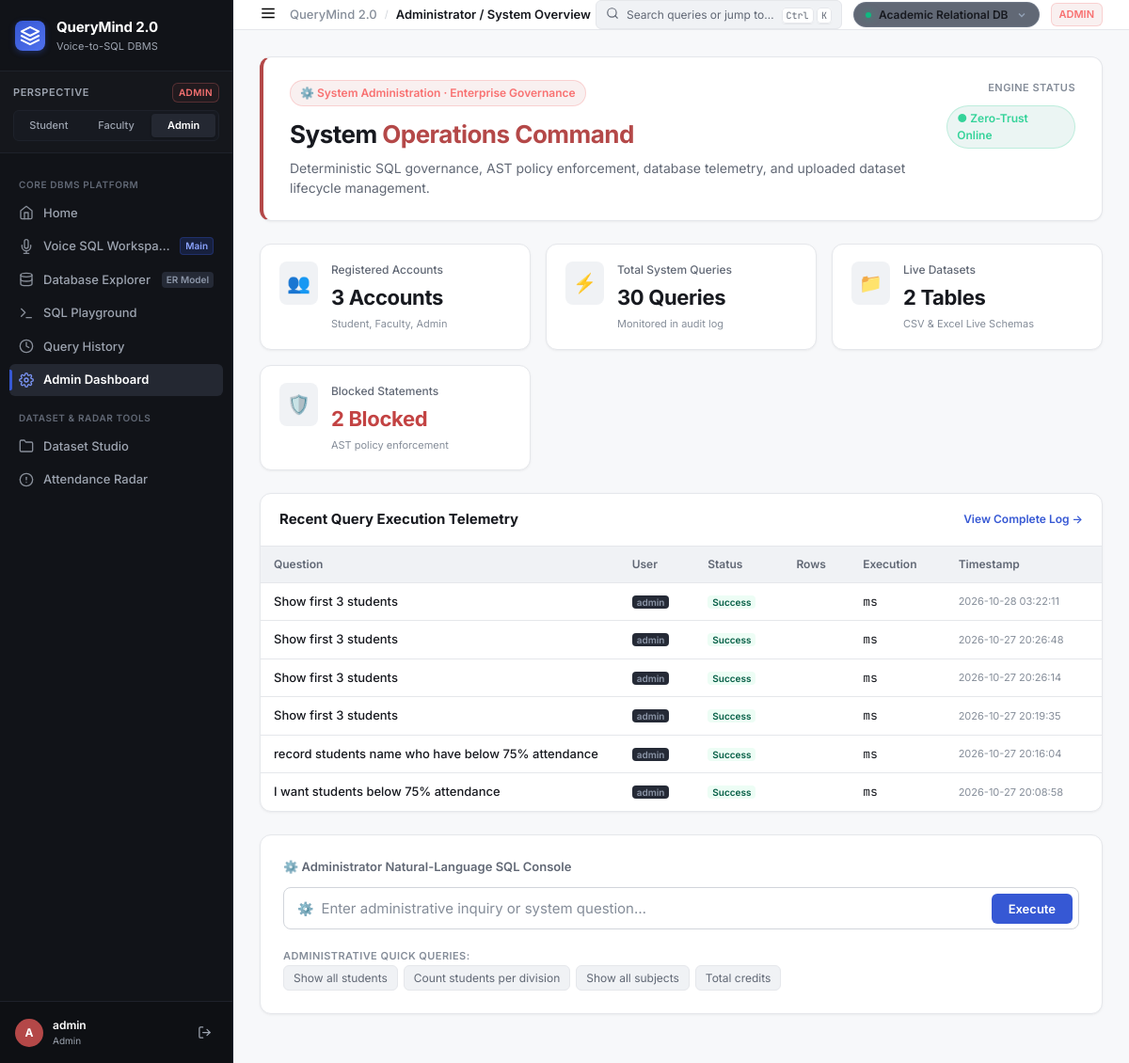
Page /dashboard on the earlier database version.
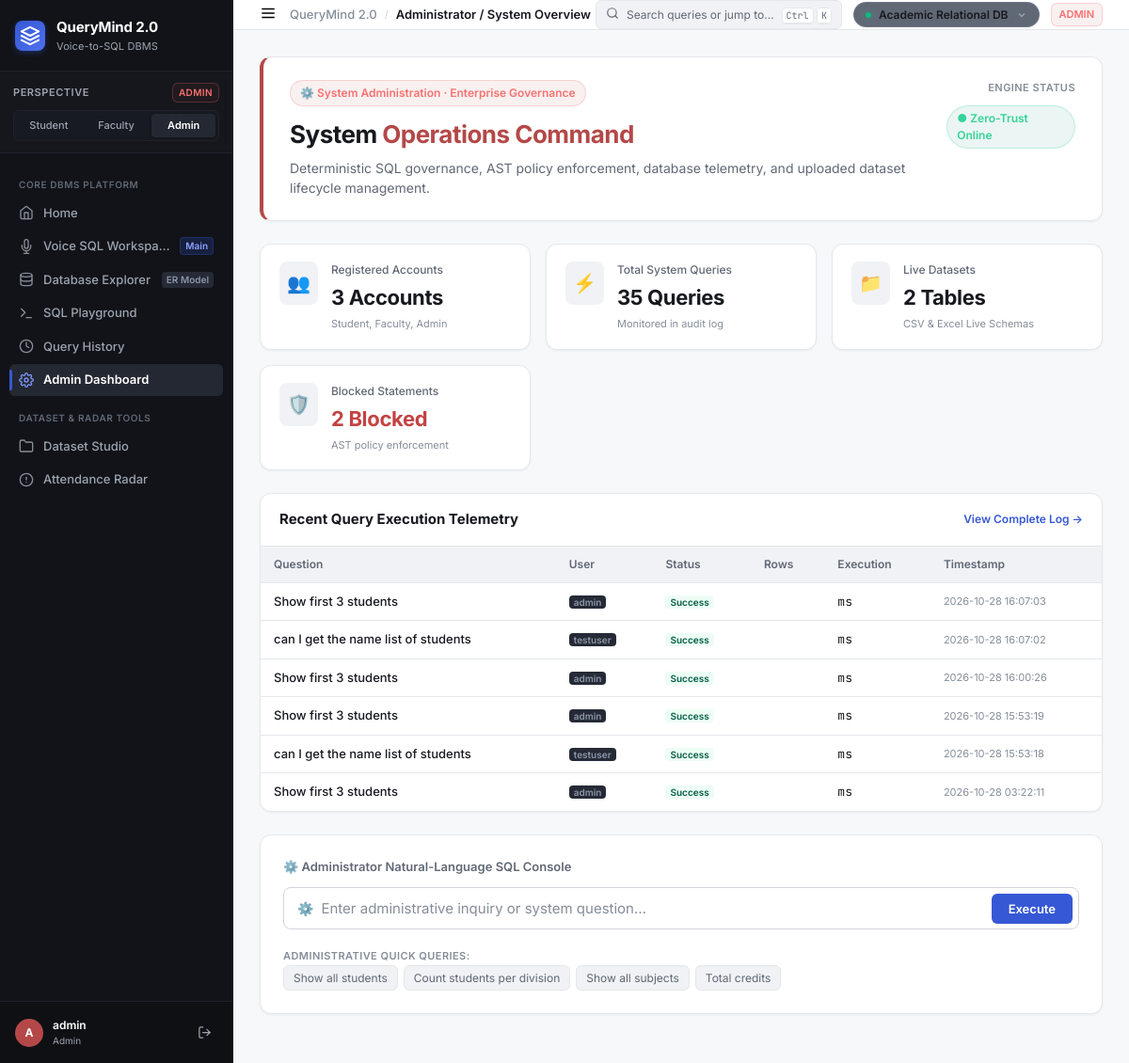
Same page on the later database version.
### tables this page shows
CREATE TABLE query_logs (
        id               INTEGER PRIMARY KEY AUTOINCREMENT,
        user_id          INTEGER,
        username         TEXT,
        question         TEXT,
        generated_sql    TEXT,
        status           TEXT,
        execution_time_ms INTEGER,
        result_row_count INTEGER,
        error            TEXT,
        timestamp        TEXT DEFAULT (datetime('now'))
    , input_mode TEXT DEFAULT 'text');

### app.py (the view)
@app.route("/dashboard")
def dashboard():
    role = session.get("role", "admin")
    stats = get_system_stats()
    uploaded_datasets = get_uploaded_datasets()
    recent = get_all_history(10)
    division_stats = get_division_stats()
    defaulters = get_defaulters(threshold=75.0)
    profile = None
    if role == "student":
        profile = get_student_profile(session.get("user_id", 3))
    return render_template(
        "dashboard.html",
        role=role,
        stats=stats,
        uploaded_datasets=uploaded_datasets,
        recent=recent,
        division_stats=division_stats,
        defaulters=defaulters,
        profile=profile,
    )

### app.py (called while the page is built, shortened)
@app.before_request
def ensure_default_session():
    if "user_id" not in session:
        session["user_id"] = 1
        session["username"] = "admin"
        session["role"] = "admin"

@app.context_processor
def inject_global_ui_context():
    try:
        datasets = get_uploaded_datasets()
    except Exception:
        datasets = []
    active_table = session.get("active_dataset_table", "academic")
    active_name = "Academic Relational DB"
    if active_table == "all":
        active_name = "All Connected Tables"
    return {
        "current_role": session.get("role", "admin"),
        "current_username": session.get("username", "admin"),
        "global_datasets": datasets,
        "active_dataset_table": active_table,
        "active_dataset_name": active_name,
    }

### db/database.py (called while the page is built)
def _conn():
    conn = sqlite3.connect(DB_PATH)
    conn.row_factory = sqlite3.Row          # rows accessible as dicts
    conn.execute("PRAGMA foreign_keys = ON")
    conn.execute("PRAGMA journal_mode = WAL")
    return conn

def get_all_history(limit=200):
    return get_query_history(user_id=None, limit=limit)

### templates/dashboard.html (shortened to what the changed rows need)
{% extends "base.html" %}
{% block content %}
{% if role == 'student' %}
<div class="workspace-view student-workspace">
  <div class="role-hero" style="border-left: 4px solid var(--role-student);">
    <div class="role-hero-left">
      <div class="role-badge-lg badge-student">
        🎓 Student Academic Profile · Aarav Sharma (STU001)
      </div>
      <h1>Personal <span style="color: var(--role-student);">Academic Intelligence</span></h1>
      <p class="hero-sub">Division A · Enrolled in Bachelor of Science (Computer Science) · Verified Academic Semester 2024–2025.</p>
    </div>
    <div class="dataset-switcher-box">
      <span class="switcher-label">Academic Status</span>
      <span class="role-badge-lg badge-student" style="margin-top:4px;">Good Standing · Eligible</span>
    </div>
  </div>
  <div class="admin-kpi-grid">
    <div class="kpi-card">
      <div class="kpi-icon" style="color:var(--role-student);">📊</div>
      <div class="kpi-info">
        <span class="kpi-label">Average Marks (0–100 Scale)</span>
        <span class="kpi-number">{{ "%.1f"|format(profile.avg_marks) if profile else "82.4" }}%</span>
        <span class="kpi-sub">Calculated from 5 subjects</span>
      </div>
    </div>
    <div class="kpi-card">
      <div class="kpi-icon" style="color:var(--status-success);">⏱️</div>
      <div class="kpi-info">
        <span class="kpi-label">Overall Attendance</span>
        <span class="kpi-number">{{ "%.1f"|format(profile.avg_attendance) if profile else "88.5" }}%</span>
        <span class="kpi-sub" style="color:var(--status-success);">+13.5% above 75% threshold</span>
      </div>
    </div>
    <div class="kpi-card">
      <div class="kpi-icon">📚</div>
      <div class="kpi-info">
        <span class="kpi-label">Enrolled Courses</span>
        <span class="kpi-number">5 Subjects</span>
        <span class="kpi-sub">Total 18 Academic Credits</span>
      </div>
    </div>
    <div class="kpi-card">
      <div class="kpi-icon">🛡️</div>
      <div class="kpi-info">
        <span class="kpi-label">Attendance Standing</span>
        <span class="kpi-number" style="color:var(--status-success);">Satisfactory</span>
        <span class="kpi-sub">Eligible for Semester Examination</span>
      </div>
    </div>
  </div>
  <div class="twelve-col-grid" style="margin-bottom: 24px;">
    <div class="col-span-8">
      <div class="gov-card">
        <div class="gov-card-header">
          <h3>Subject Marks Breakdown (0–100)</h3>
          <span class="nav-meta-badge">Internal Assessments</span>
        </div>
        <div style="padding: 20px;">
          <div style="height: 260px;">
            <canvas id="studentMarksChart"></canvas>
          </div>
        </div>
      </div>
    </div>
    <div class="col-span-4">
      <div class="gov-card">
        <div class="gov-card-header">
          <h3>Subject Attendance</h3>
          <span class="nav-meta-badge">Min 75%</span>
        </div>
        <div style="padding: 16px 20px;">
          <div class="attendance-list">
            <div class="att-row" style="margin-bottom: 14px;">
              <div style="display:flex; justify-content:space-between; font-size:13px; font-weight:600; margin-bottom:4px;">
                <span>Mathematics</span>
                <span>92%</span>
              </div>
              <div class="att-bar-bg"><div class="att-bar-fill att-good" style="width: 92%;"></div></div>
            </div>
            <div class="att-row" style="margin-bottom: 14px;">
              <div style="display:flex; justify-content:space-between; font-size:13px; font-weight:600; margin-bottom:4px;">
                <span>Computer Science</span>
                <span>95%</span>
              </div>
              <div class="att-bar-bg"><div class="att-bar-fill att-good" style="width: 95%;"></div></div>
            </div>
            <div class="att-row" style="margin-bottom: 14px;">
              <div style="display:flex; justify-content:space-between; font-size:13px; font-weight:600; margin-bottom:4px;">
                <span>Physics</span>
                <span>84%</span>
              </div>
              <div class="att-bar-bg"><div class="att-bar-fill att-good" style="width: 84%;"></div></div>
            </div>
            <div class="att-row" style="margin-bottom: 14px;">
              <div style="display:flex; justify-content:space-between; font-size:13px; font-weight:600; margin-bottom:4px;">
                <span>Chemistry</span>
                <span>86%</span>
              </div>
              <div class="att-bar-bg"><div class="att-bar-fill att-good" style="width: 86%;"></div></div>
            </div>
            <div class="att-row">
              <div style="display:flex; justify-content:space-between; font-size:13px; font-weight:600; margin-bottom:4px;">
                <span>English</span>
                <span>80%</span>
              </div>
              <div class="att-bar-bg"><div class="att-bar-fill att-good" style="width: 80%;"></div></div>
            </div>
          </div>
        </div>
      </div>
    </div>
  </div>
  <div class="query-card">
    <div class="card-label">💬 Ask a Question About Your Academic Records</div>
    <form method="POST" action="{{ url_for('query') }}" id="queryForm">
      <div class="query-input-wrapper">
        <span class="query-prefix">🔍</span>
        <input type="text" name="question" id="questionInput" class="query-input"
          placeholder="Ask anything: e.g. Show top 5 students by average marks, Average marks per subject…" required />
        <button type="submit" class="btn-query">Ask Query</button>
      </div>
    </form>
    <div class="suggestions">
      <span class="suggestion-label">Suggested Academic Questions:</span>
      <div class="suggestion-chips">
        <button class="chip" onclick="ask(this)">Show top 5 students by average marks</button>
        <button class="chip" onclick="ask(this)">Average marks per subject</button>
        <button class="chip" onclick="ask(this)">Show all subjects</button>
        <button class="chip" onclick="ask(this)">Min and max marks per subject</button>
      </div>
    </div>
  </div>
</div>
<script>
document.addEventListener("DOMContentLoaded", function() {
  const ctx = document.getElementById('studentMarksChart');
  if (ctx) {
    new Chart(ctx, {
      type: 'bar',
      data: {
        labels: ['Mathematics', 'Physics', 'Chemistry', 'Computer Science', 'English'],
        datasets: [{
          label: 'Marks Scored',
          data: [85, 78, 82, 92, 75],
          backgroundColor: '#087F65',
          borderRadius: 6,
          barPercentage: 0.55
        }]
      },
      options: {
        responsive: true,
        maintainAspectRatio: false,
        plugins: { legend: { display: false } },
        scales: {
          y: { beginAtZero: true, max: 100, grid: { color: '#E5E7EB' } },
          x: { grid: { display: false } }
        }
      }
    });
  }
});
</script>
{# ═══════════════════════════════════════════════════════════════
   2. FACULTY CLASS ANALYTICS (Academic Operations Control)
   ═══════════════════════════════════════════════════════════════ #}
{% else %}
<div class="workspace-view admin-workspace">
  <div class="role-hero" style="border-left: 4px solid var(--role-admin);">
    <div class="role-hero-left">
      <div class="role-badge-lg badge-admin">
        ⚙️ System Administration · Enterprise Governance
      </div>
      <h1>System <span style="color: var(--role-admin);">Operations Command</span></h1>
      <p class="hero-sub">Deterministic SQL governance, AST policy enforcement, database telemetry, and uploaded dataset lifecycle management.</p>
    </div>
    <div class="dataset-switcher-box">
      <span class="switcher-label">Engine Status</span>
      <span class="role-badge-lg badge-student" style="margin-top:4px;">● Zero-Trust Online</span>
    </div>
  </div>
  <div class="admin-kpi-grid">
    <div class="kpi-card">
      <div class="kpi-icon">👥</div>
      <div class="kpi-info">
        <span class="kpi-label">Registered Accounts</span>
        <span class="kpi-number">{{ stats.users if stats else 3 }} Accounts</span>
        <span class="kpi-sub">Student, Faculty, Admin</span>
      </div>
    </div>
    <div class="kpi-card">
      <div class="kpi-icon" style="color:var(--accent-primary);">⚡</div>
      <div class="kpi-info">
        <span class="kpi-label">Total System Queries</span>
        <span class="kpi-number">{{ stats.total_queries if stats else recent|length }} Queries</span>
        <span class="kpi-sub">Monitored in audit log</span>
      </div>
    </div>
    <div class="kpi-card">
      <div class="kpi-icon">📁</div>
      <div class="kpi-info">
        <span class="kpi-label">Live Datasets</span>
        <span class="kpi-number">{{ stats.datasets if stats else (uploaded_datasets|length if uploaded_datasets else 0) }} Tables</span>
        <span class="kpi-sub">CSV &amp; Excel Live Schemas</span>
      </div>
    </div>
    <div class="kpi-card">
      <div class="kpi-icon" style="color:var(--status-danger);">🛡️</div>
      <div class="kpi-info">
        <span class="kpi-label">Blocked Statements</span>
        <span class="kpi-number" style="color:var(--status-danger);">{{ stats.blocked_queries if stats else 0 }} Blocked</span>
        <span class="kpi-sub">AST policy enforcement</span>
      </div>
    </div>
  </div>
  <div class="gov-card" style="margin-bottom: 24px;">
    <div class="gov-card-header">
      <h3>Recent Query Execution Telemetry</h3>
      <a href="{{ url_for('history') }}" style="font-size:12px; color:var(--accent-primary); font-weight:600;">View Complete Log →</a>
    </div>
    <div class="table-container" style="border:none; border-radius:0; margin-bottom:0;">
      <table class="data-table">
        <thead>
          <tr>
            <th>Question</th>
            <th>User</th>
            <th>Status</th>
            <th>Rows</th>
            <th>Execution</th>
            <th>Timestamp</th>
          </tr>
        </thead>
        <tbody>
          {% if recent %}
            {% for r in recent[:6] %}
            <tr>
              <td style="max-width:320px; font-weight:500;">{{ r.question }}</td>
              <td><span class="nav-meta-badge">{{ r.username }}</span></td>
              <td>
                {% if r.status == 'success' %}
                  <span class="nav-meta-badge" style="background:#EDFDF5; color:#065F46;">Success</span>
                {% elif r.status == 'blocked' %}
                  <span class="nav-meta-badge" style="background:#FEF2F2; color:#991B1B;">Blocked</span>
                {% else %}
                  <span class="nav-meta-badge" style="background:#FFFBEB; color:#92400E;">{{ r.status }}</span>
                {% endif %}
              </td>
              <td style="font-family:var(--font-mono);">{{ r.row_count if r.row_count is not none else '—' }}</td>
              <td style="font-family:var(--font-mono);">{{ r.execution_ms if r.execution_ms is not none else '—' }}ms</td>
              <td style="font-size:11px; color:var(--text-muted);">{{ r.timestamp }}</td>
            </tr>
            {% endfor %}
          {% else %}
            <tr>
              <td colspan="6" style="text-align:center; color:var(--text-muted); padding:24px;">No system queries logged yet.</td>
            </tr>
          {% endif %}
        </tbody>
      </table>
    </div>
  </div>
  <div class="query-card">
    <div class="card-label">⚙️ Administrator Natural-Language SQL Console</div>
    <form method="POST" action="{{ url_for('query') }}" id="queryForm">
      <div class="query-input-wrapper">
        <span class="query-prefix">⚙️</span>
        <input type="text" name="question" id="questionInput" class="query-input"
          placeholder="Enter administrative inquiry or system question…" required />
        <button type="submit" class="btn-query">Execute</button>
      </div>
    </form>
    <div class="suggestions">
      <span class="suggestion-label">Administrative Quick Queries:</span>
      <div class="suggestion-chips">
        <button class="chip" onclick="ask(this)">Show all students</button>
        <button class="chip" onclick="ask(this)">Count students per division</button>
        <button class="chip" onclick="ask(this)">Show all subjects</button>
        <button class="chip" onclick="ask(this)">Total credits</button>
      </div>
    </div>
  </div>
</div>
{% endif %}
{% endblock %}

Differences in the rows shown:
no longer on this page (row unchanged): query_logs: question "Show first 3 students", username "admin", status "Success", timestamp "2026-10-27 20:26:48"
no longer on this page (row unchanged): query_logs: question "Show first 3 students", username "admin", status "Success", timestamp "2026-10-27 20:26:14"
no longer on this page (row unchanged): query_logs: question "Show first 3 students", username "admin", status "Success", timestamp "2026-10-27 20:19:35"
no longer on this page (row unchanged): query_logs: question "record students name who have below 75% attendance", username "admin", status "Success", timestamp "2026-10-27 20:16:04"
no longer on this page (row unchanged): query_logs: question "I want students below 75% attendance", username "admin", status "Success", timestamp "2026-10-27 20:08:58"
added query_logs: question "Show first 3 students", username "admin", status "Success", timestamp "2026-10-28 16:07:03"
added query_logs: question "can I get the name list of students", username "testuser", status "Success", timestamp "2026-10-28 16:07:02"
added query_logs: question "Show first 3 students", username "admin", status "Success", timestamp "2026-10-28 16:00:26"
added query_logs: question "Show first 3 students", username "admin", status "Success", timestamp "2026-10-28 15:53:19"
added query_logs: question "can I get the name list of students", username "testuser", status "Success", timestamp "2026-10-28 15:53:18"
Other differences:
{{ stats.total_queries if stats else recent|length }}: "30" → "35"
